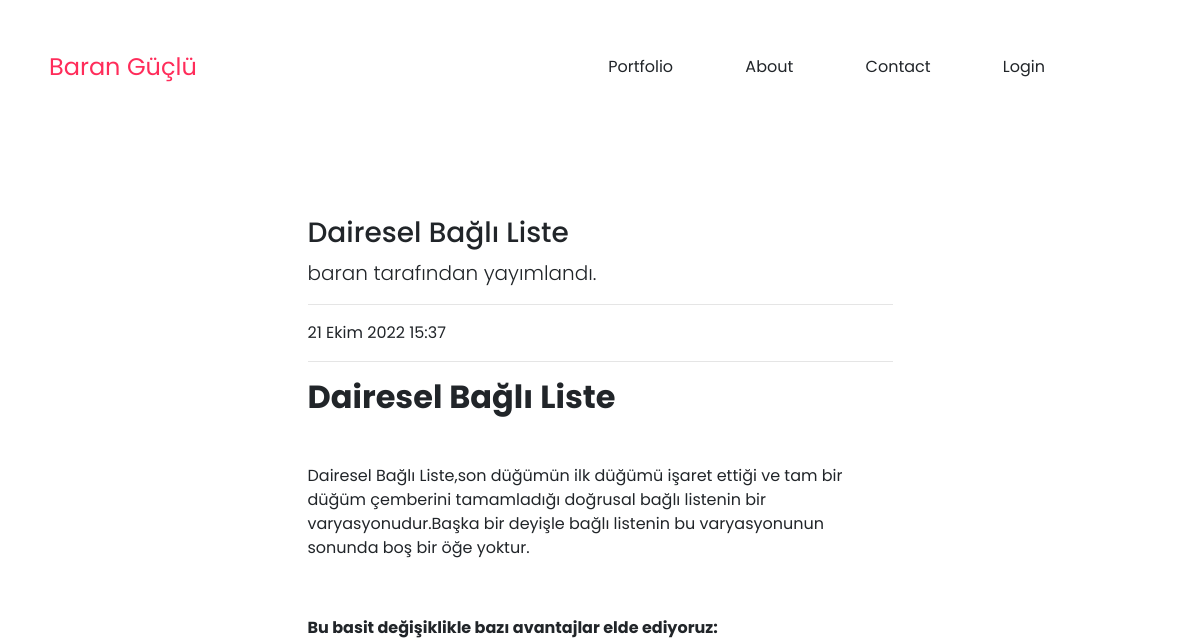
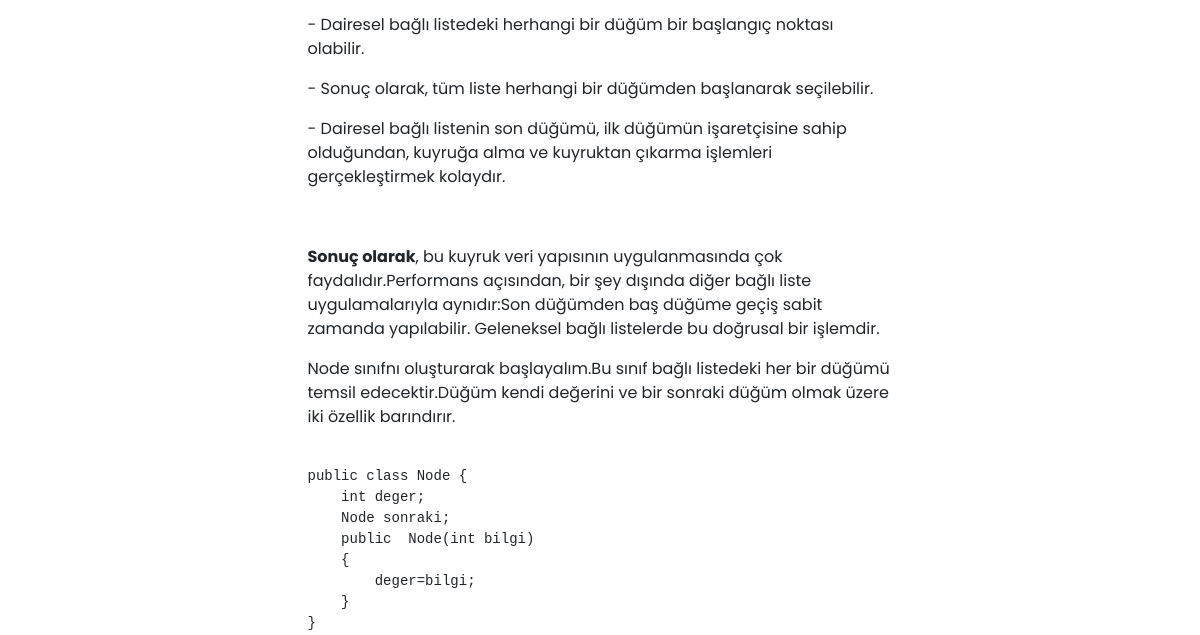
/posts/post/29 (upper part), run on an earlier commit of the app's database (2 pictures, top to bottom).
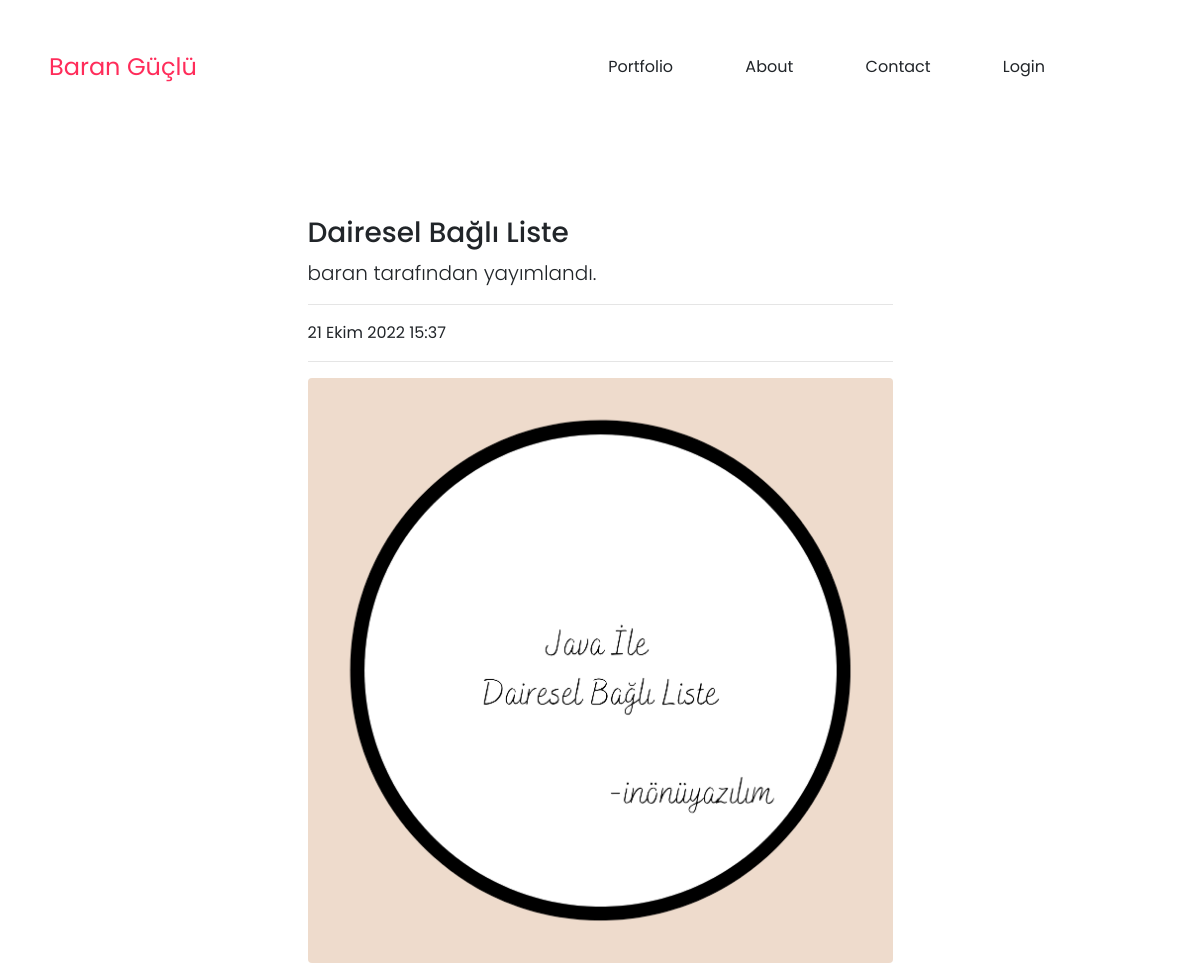
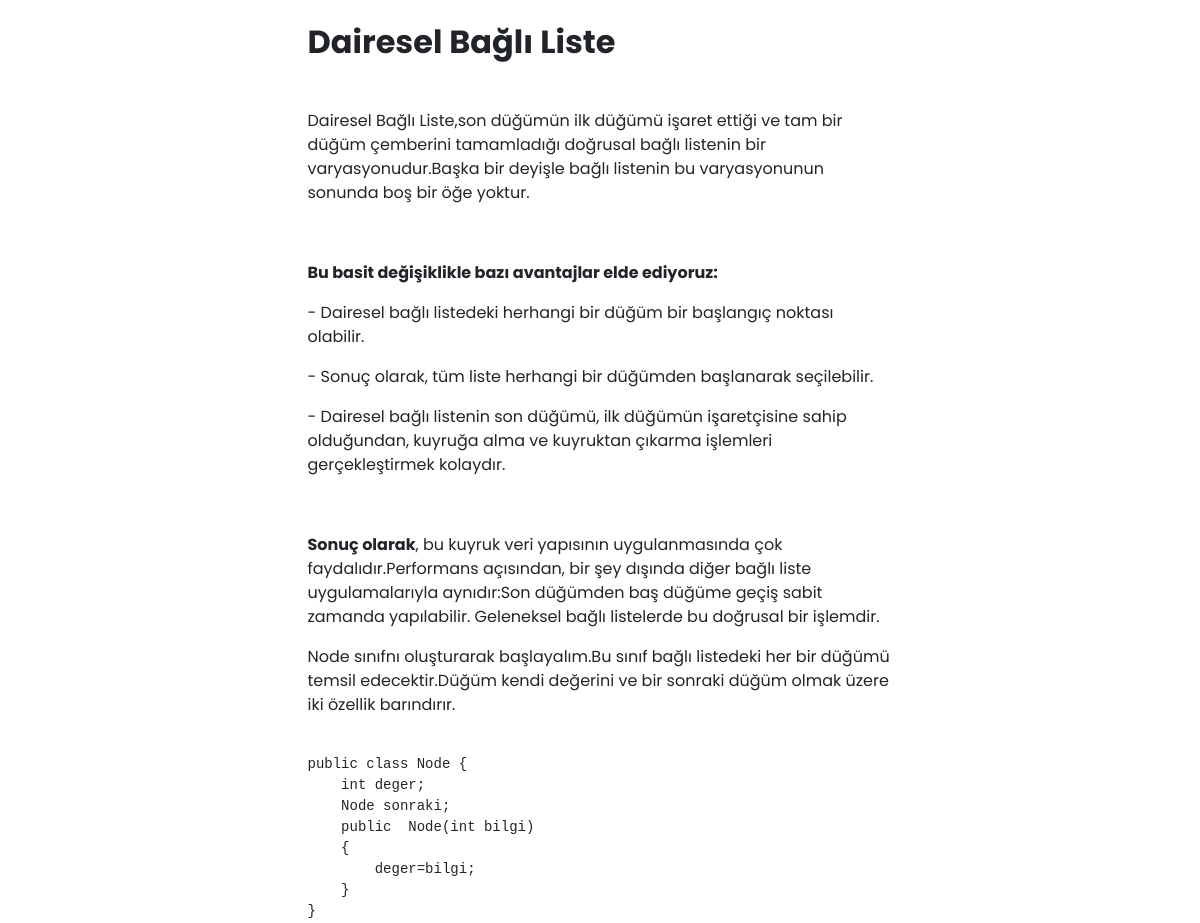
And on a later commit of the database (2 pictures, top to bottom).
### Post/models.py (models this page shows, shortened)
class Post(models.Model):
    author=models.ForeignKey("auth.User",on_delete=models.CASCADE,verbose_name="Kullanıcı")
    title = models.CharField(max_length=50,verbose_name="Başlık")
    content=RichTextField(max_length=50000,null=True)
    created_date=models.DateTimeField(auto_now_add=True,verbose_name="Tarih")
    post_image=models.FileField(blank=True,null=True,verbose_name="Posta fotoğraf ekleyin")
    class Meta:
        ordering = ['-created_date']

### Post/views.py (the view)
# urls.py: path("post/<int:id>",views.detail,name="detail"),
def detail(request,id):
    post = get_object_or_404(Post,id=id)
    comments=post.comments.all()
    context={
        "post":post,
        "comments":comments,
    }
    return  render(request,"detail.html",context)

### templates/detail.html (shortened to what this page needs)
<html>
{% load static %}
<head>
    <link rel="stylesheet" href="https://cdnjs.cloudflare.com/ajax/libs/animate.css/3.7.0/animate.min.css">
    <link rel="stylesheet" href="https://cdn.jsdelivr.net/npm/bootstrap@4.0.0/dist/css/bootstrap.min.css">
    <link rel="stylesheet" href="https://use.fontawesome.com/releases/v5.7.1/css/all.css">
    <link rel="stylesheet" href="{% static 'css/index.css'%}">
</head>
<body>
    <header id="header" class="animated slideInDown" style="animation-delay:1.8s;">
        <table>
            <tr>
                <td id="logo">Baran Güçlü</td>
                <td id="navigation">
                    <a href="/">Portfolio</a>
                    <a href="/">About</a>
                    <a href="/">Contact</a>
                    {% if request.user.is_authenticated %}
                        <a href="{% url 'user:logout' %}">Logout</a>
                        <a href="{% url 'post:dashboard'%}">Admin Panel</a>
                    {% else %}
                        <a href="{% url 'user:login'%}">Login</a>
                    {% endif%}
                </td>
            </tr>
        </table>
    </header>
<br><br><br><br><br><br><br><br>
<div class="row">
                <div class="col-md-6 offset-md-3">
                    <article>
                        <h3 class="mt-4">{{post.title}}</h3>
                        <p class="lead">
                             {{post.author.username}} tarafından yayımlandı.
                        </p>
                        <hr>
                        <p>
                            {{post.created_date}}
                        </p>
                        <hr>
                        {% if post.post_image %}
                            <figure class="mb-4"><img class="img-fluid rounded" src="{{post.post_image.url}}" alt="..." /></figure>
                        {% endif %}
                        <section class="mb-5">
                             <p class="lead">{{post.content|safe}}</p>
                        </section>
                    </article>
                </div>
</div>
</body>
</html>

What changed in the data, as far as the page shows it:
changed Post "Dairesel Bağlı Liste": post_image: picture added
